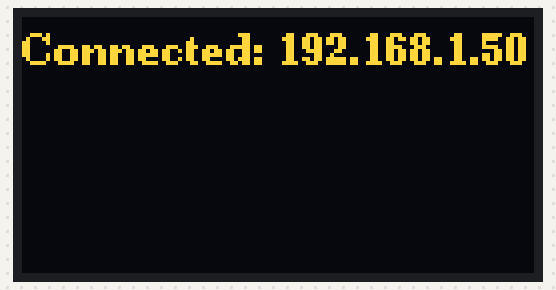
The sketch below on a simulated ESP32. On the bench: 128×64 one-colour display. The OLED is the two-colour kind (top 16 rows yellow); WiFi joins after 1.5 s; servers stay silent unless stated.

Above: at 1.7 s.
At 2.7 s:
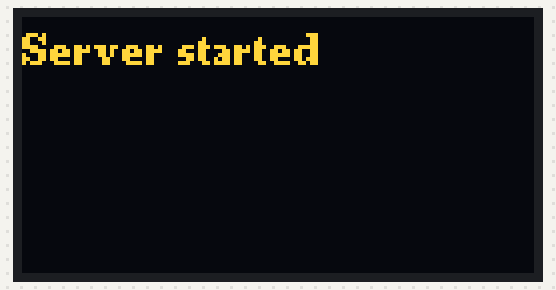
At 3.7 s:
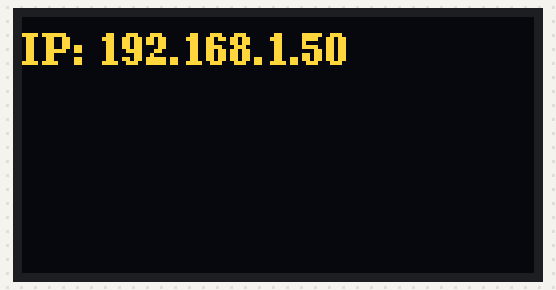
At 5.8 s:
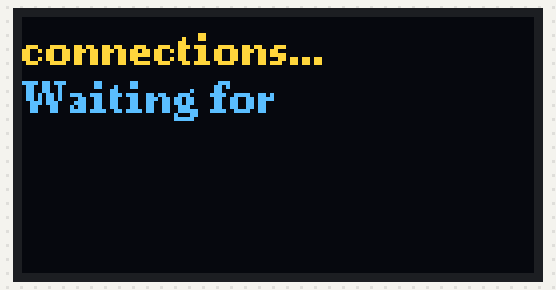

The sketch:

echo_server.ino
```cpp
/*
 * Echo Server for Heltec LoRa 32 v3
 *
 * This sketch creates a simple TCP server that echoes received data
 * to the built-in OLED display.
 *
 * Connect to the server using netcat or similar tool:
 *   nc <board-ip> 8080
 */

#include <WiFi.h>
#include <WiFiClient.h>
#include <WiFiServer.h>
#include <U8g2lib.h>
#include <Wire.h>

// WiFi credentials
const char* ssid = "YOUR_WIFI_SSID";
const char* password = "YOUR_WIFI_PASSWORD";

// Server settings
const int serverPort = 80;
WiFiServer server(serverPort);

// Initialize OLED display (SSD1306)
U8G2_SSD1306_128X64_NONAME_F_HW_I2C u8g2(U8G2_R0, /* reset=*/ U8X8_PIN_NONE);

// Display buffer
String displayText[4];  // 4 lines of text
int currentLine = 0;

void setup() {
  // Initialize serial communication
  Serial.begin(115200);

  // Initialize OLED
  u8g2.begin();
  clearDisplay();
  displayMessage("Booting...");

  // Connect to WiFi
  connectToWiFi();

  // Start the server
  server.begin();
  displayMessage("Server started");
  delay(1000);

  // Show IP address
  String ipMsg = "IP: " + WiFi.localIP().toString();
  displayMessage(ipMsg.c_str());
  delay(2000);

  // Clear and show initial message
  clearDisplay();
  addLine("Waiting for");
  addLine("connections...");
}

void loop() {
  // Check for client connections
  WiFiClient client = server.available();

  if (client) {
    displayMessage("Client connected");

    while (client.connected()) {
      if (client.available()) {
        String line = client.readStringUntil('\n');
        line.trim();

        if (line.length() > 0) {
          // Add the received line to the display
          addLine("> " + line);

          // Echo back to client
          client.println("Echo: " + line);
        }
      }
    }

    client.stop();
    addLine("Client disconnected");
  }

  // Small delay to prevent WDT resets
  delay(10);
}

void connectToWiFi() {
  WiFi.mode(WIFI_STA);
  WiFi.begin(ssid, password);

  displayMessage("Connecting to WiFi...");

  int attempts = 0;
  while (WiFi.status() != WL_CONNECTED && attempts < 20) {
    delay(500);
    attempts++;
  }

  if (WiFi.status() == WL_CONNECTED) {
    String msg = "Connected: ";
    msg += WiFi.localIP().toString();
    displayMessage(msg.c_str());
    delay(1000);
  } else {
    displayMessage("WiFi Failed!");
    while(1) delay(1000);  // Halt if no WiFi
  }
}

void displayMessage(const char* message) {
  u8g2.clearBuffer();
  u8g2.setFont(u8g2_font_ncenB08_tr);
  u8g2.drawStr(0, 12, message);
  u8g2.sendBuffer();
}

void clearDisplay() {
  u8g2.clearBuffer();
  u8g2.sendBuffer();
  for (int i = 0; i < 4; i++) {
    displayText[i] = "";
  }
  currentLine = 0;
}

void addLine(String text) {
  // Shift all lines up
  for (int i = 3; i > 0; i--) {
    displayText[i] = displayText[i-1];
  }
  displayText[0] = text;

  // Update display
  u8g2.clearBuffer();
  u8g2.setFont(u8g2_font_ncenB08_tr);

  // Draw each line
  for (int i = 0; i < 4; i++) {
    if (displayText[i].length() > 0) {
      u8g2.drawStr(0, 12 + (i * 12), displayText[i].c_str());
    }
  }

  u8g2.sendBuffer();
}
```

Measured:
- what the display in image 0 shows lasts 1.1 s, from 1.6 s to 2.7 s
- what the display in image 2 shows lasts 2.0 s, from 3.7 s to 5.7 s
